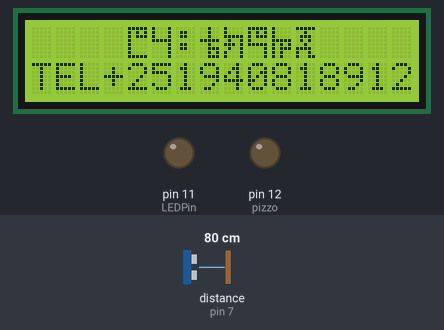
The sketch below on a simulated Arduino Uno, built with avr-gcc and run on an emulated ATmega328P. On the bench: 16×2 character LCD, output pins drawn as LEDs (lit = HIGH). Wiring (inferred from the names in the program): ultrasonic range finder: trigger pin 8; echo pin 7. The test bench sets the inputs (shaded band); at power-on: distance to the obstacle (sensor on pin 7) 80 cm. The echo pulse lasts 58.3 µs per cm; pins used as bus, display or sensor lines are not drawn; what the sketch prints to the serial monitor is not drawn.

Above: at 1.3 s.
1.4 s: distance to the obstacle (sensor on pin 7) set to 13 cm
2.9 s: distance to the obstacle (sensor on pin 7) set to 10 cm
At 3.7 s:
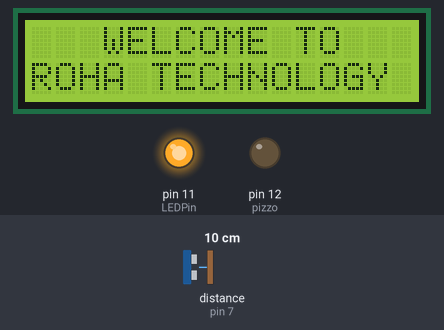
Timing chart, 0 to 5.9 s (numbered marks = the images above; inputs shaded):
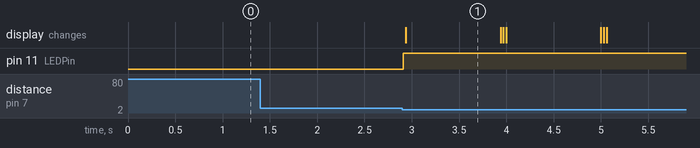

The sketch:

SONAR.ino
```cpp
#include <LiquidCrystal_I2C.h>
#include <Wire.h>
#define echoPin 7 // Echo Pin
#define trigPin 8 // Trigger Pin
#define LEDPin 11 // Onboard LED
#define pizzo 12
int maximumRange = 200; // Maximum range needed
int minimumRange = 10; // Minimum range needed
long duration, distance; // Duration used to calculate distance
 // make some custom characters:
byte ro[8] = {
  0b11111,
  0b10101,
  0b10111,
  0b10000,
  0b10000,
  0b10000,
  0b10000,
  0b11111
};
byte ha[8] = {
  0b10001,
  0b10001,
  0b10001,
  0b11111,
  0b00001,
  0b00001,
  0b00001,
  0b00001
};
byte te[8] = {
  0b00100,
  0b00100,
  0b00100,
  0b11111,
  0b00100,
  0b00111,
  0b00101,
  0b00111
};
byte ch[8] = {
  0b10000,
  0b10000,
  0b11111,
  0b01001,
  0b11101,
  0b01001,
  0b10001,
  0b10001
};
byte no[8] = {
  0b11111,
  0b10101,
  0b10111,
  0b10000,
  0b11111,
  0b00001,
  0b00001,
  0b00001
};
byte lo[8] = {
  0b10000,
  0b10000,
  0b10000,
  0b11111,
  0b10101,
  0b10111,
  0b10100,
  0b10100
};
byte gy[8] = {
  0b11111,
  0b00100,
  0b01110,
  0b01010,
  0b00100,
  0b11110,
  0b10010,
  0b10011
};
byte col[8] = {
  0b00100,
  0b00100,
  0b00100,
  0b00000,
  0b00000,
  0b00100,
  0b00100,
  0b00100
};
LiquidCrystal_I2C lcd(0x27,16,2);
void setup() {
  lcd.init();
  lcd.backlight();
  lcd.createChar(0, ro);
  lcd.createChar(1, ha);
  lcd.createChar(2, te);
  lcd.createChar(3, ch);
  lcd.createChar(4, no);
  lcd.createChar(5, lo);
  lcd.createChar(6, gy);
  lcd.createChar(7, col);
  lcd.clear();
 Serial.begin(9600);
 pinMode(trigPin, OUTPUT);
 pinMode(pizzo, OUTPUT);
 pinMode(echoPin, INPUT);
 pinMode(LEDPin, OUTPUT); // Use LED indicator (if required)
}

void loop() {
  lcd.setCursor(4,0);
  lcd.write(0);
  lcd.setCursor(5,0);
  lcd.write(1);
  lcd.setCursor(6,0);
  lcd.print(":");
  lcd.setCursor(7,0);
  lcd.write(2);
  lcd.setCursor(8,0);
  lcd.write(3);
  lcd.setCursor(9,0);
  lcd.write(4);
  lcd.setCursor(10,0);
  lcd.write(5);
  lcd.setCursor(11,0);
  lcd.write(6);
  lcd.setCursor(0,1);
  lcd.print("TEL+251940818912");
/* The following trigPin/echoPin cycle is used to determine the
 distance of the nearest object by bouncing soundwaves off of it. */
 digitalWrite(trigPin, LOW);
 delayMicroseconds(2);

 digitalWrite(trigPin, HIGH);
 delayMicroseconds(10);

 digitalWrite(trigPin, LOW);
 duration = pulseIn(echoPin, HIGH);

 //Calculate the distance (in cm) based on the speed of sound.
 distance = duration/58.2;

 if ( distance <= minimumRange){
 Serial.println("-1");
 digitalWrite(LEDPin, HIGH);
 lcdwrite();
 }
 else {
 /* Send the distance to the computer using Serial protocol, and
 turn LED OFF to indicate successful reading. */
 Serial.println(distance);
 digitalWrite(LEDPin, LOW);
 }
 //Delay 50ms before next reading.

}
void lcdwrite(){
  lcd.clear();
  lcd.setCursor(3,0);
  lcd.print("WELCOME TO");
  lcd.setCursor(0,1);
  lcd.print("ROHA TECHNOLOGY");
  delay(1000);
  lcd.clear();
}
```

Measured:
- the behaviour switches between 12 and 11 cm on distance to the obstacle (sensor on pin 7) (found by bisection; images 0 and 1)
- after the input at 1.4 s, every drawn part: stays the same
- after the input at 2.9 s, pin 11 (LEDPin): LOW → HIGH at once; the display: changes at once (image 1)
- what the display in image 1 shows lasts 1.0 s, from 2.9 s to 3.9 s
